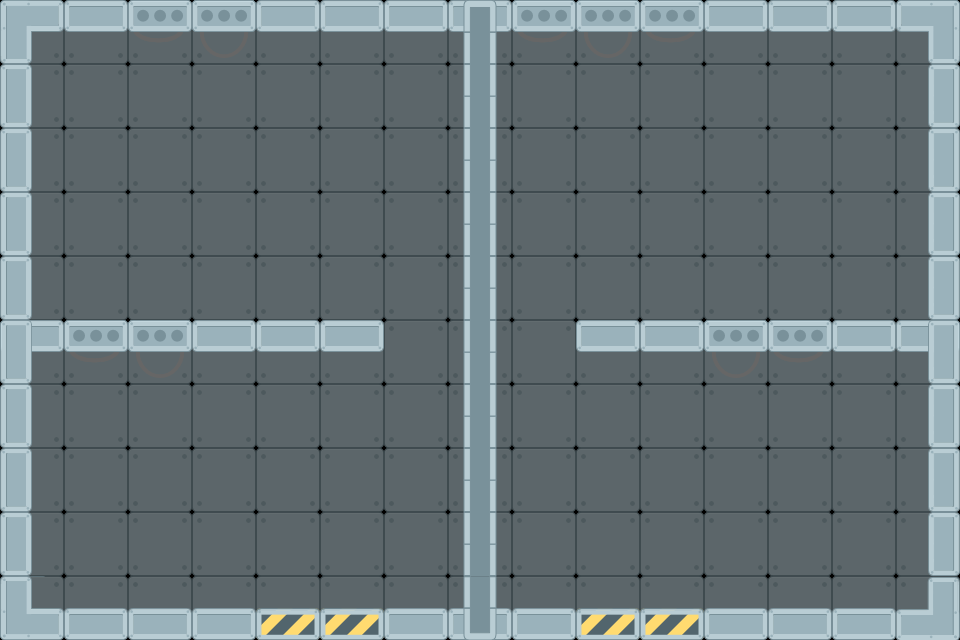

The image is a tile-based game level rendered from a .tmx file. Its description and source (layers, tilesets, objects; grid data summarised) follow:
An orthogonal 15x10 tile map with 64x64 px tiles, 4 tile layers (background, floor2, floor, env) and 29 objects (8x light_soft, 4x fan, switch, gate, sensor, ...).

<map version="1.0" orientation="orthogonal" renderorder="right-down" width="15" height="10" tilewidth="64" tileheight="64" nextobjectid="83">
 <tileset firstgid="1" name="tiles" tilewidth="64" tileheight="64" tilecount="128" columns="16">
  <image source="../tiles.png" width="1024" height="512" />
 </tileset>
 <layer name="background" width="15" height="10" opacity="0.5">
  <data>[150 cells, 150 non-empty, 1 distinct tile ids]</data>
 </layer>
 <layer name="floor2" width="15" height="10">
  <data>[150 cells, 12 non-empty, 3 distinct tile ids]</data>
 </layer>
 <layer name="floor" width="15" height="10">
  <data>[150 cells, 46 non-empty, 11 distinct tile ids]</data>
 </layer>
 <layer name="env" width="15" height="10">
  <data>[150 cells, 10 non-empty, 3 distinct tile ids]</data>
 </layer>
 <objectgroup name="obstacles" visible="0">
  <object id="1" x="2" y="-2" width="26" height="640" />
  <object id="2" x="930" y="2" width="26" height="640" />
  <object id="3" x="2" y="4" width="956" height="22" />
  <object id="5" x="4" y="612" width="952" height="28" />
  <object id="20" x="28" y="324" width="353.333" height="28" />
  <object id="21" x="578.667" y="324" width="353.333" height="28" />
 </objectgroup>
 <objectgroup name="elevators" visible="0">
  <object id="7" x="419" y="613" width="128" height="48">
   <properties>
    <property name="direction" value="0,1" />
    <property name="id" value="e1" />
    <property name="maxDistance" value="3" />
   </properties>
  </object>
 </objectgroup>
 <objectgroup name="fans">
  <properties>
   <property name="target" value="e1" />
  </properties>
  <object id="8" name="fan" x="126" y="384" width="64" height="64" />
  <object id="17" name="fan" x="256" y="384" width="64" height="64" />
  <object id="68" name="fan" x="576" y="385" width="64" height="64" />
  <object id="69" name="fan" x="705" y="384" width="64" height="64" />
 </objectgroup>
 <objectgroup color="#9ca0a4" name="terminals" />
 <objectgroup name="boxes" visible="0">
  <object id="33" x="32" y="189.333" width="128" height="128" />
  <object id="35" x="32" y="61.3333" width="128" height="128" />
  <object id="53" x="33.3333" y="477.333" width="128" height="128">
   <properties>
    <property name="enabled" value="true" />
   </properties>
  </object>
  <object id="64" x="799" y="479.333" width="128" height="128" />
  <object id="65" x="799" y="351.333" width="128" height="128" />
 </objectgroup>
 <objectgroup name="switches" visible="0">
  <object id="54" name="switch" x="317.333" y="192" width="64" height="64">
   <properties>
    <property name="name" value="s1" />
    <property name="target" value="e1" />
   </properties>
  </object>
 </objectgroup>
 <objectgroup name="gates">
  <object id="55" name="gate" x="384" y="321.333" width="192" height="32">
   <properties>
    <property name="name" value="g1" />
    <property name="open" value="false" />
   </properties>
  </object>
 </objectgroup>
 <objectgroup name="sensors">
  <object id="56" name="sensor" x="256" y="608" width="64" height="32">
   <properties>
    <property name="target" value="g1,s1" />
   </properties>
  </object>
 </objectgroup>
 <objectgroup name="doors">
  <object id="58" name="door" x="765" y="125" width="128" height="192">
   <properties>
    <property name="levelId" value="1" />
   </properties>
  </object>
 </objectgroup>
 <objectgroup name="lights">
  <object id="70" name="light_triangle" x="480" y="64" width="64" height="64">
   <properties>
    <property name="alpha" value="0.25" />
    <property name="color" value="0xffffffff" />
    <property name="height" value="1300" />
    <property name="type" value="triangle" />
    <property name="width" value="400" />
   </properties>
  </object>
  <object id="71" name="light_soft" x="193" y="128" width="64" height="64">
   <properties>
    <property name="alpha" value="0.05" />
    <property name="color" value="0xffE0F7FA" />
    <property name="height" value="900" />
    <property name="type" value="soft" />
    <property name="width" value="900" />
   </properties>
  </object>
  <object id="72" name="light_soft" x="381" y="128" width="64" height="64">
   <properties>
    <property name="alpha" value="0.05" />
    <property name="color" value="0xffE0F7FA" />
    <property name="height" value="900" />
    <property name="type" value="soft" />
    <property name="width" value="900" />
   </properties>
  </object>
  <object id="73" name="light_soft" x="515" y="129" width="64" height="64">
   <properties>
    <property name="alpha" value="0.05" />
    <property name="color" value="0xffE0F7FA" />
    <property name="height" value="900" />
    <property name="type" value="soft" />
    <property name="width" value="900" />
   </properties>
  </object>
  <object id="74" name="light_soft" x="697" y="125" width="64" height="64">
   <properties>
    <property name="alpha" value="0.06" />
    <property name="color" value="0xffE0F7FA" />
    <property name="height" value="900" />
    <property name="type" value="soft" />
    <property name="width" value="900" />
   </properties>
  </object>
  <object id="76" name="light_soft" x="895" y="128" width="64" height="64">
   <properties>
    <property name="alpha" value="0.06" />
    <property name="color" value="0xffE0F7FA" />
    <property name="height" value="900" />
    <property name="type" value="soft" />
    <property name="width" value="900" />
   </properties>
  </object>
  <object id="80" name="light_soft" x="641" y="474" width="64" height="64">
   <properties>
    <property name="alpha" value="0.03" />
    <property name="color" value="0xffE0F7FA" />
    <property name="height" value="500" />
    <property name="type" value="soft" />
    <property name="width" value="500" />
   </properties>
  </object>
  <object id="81" name="light_soft" x="257" y="474" width="64" height="64">
   <properties>
    <property name="alpha" value="0.03" />
    <property name="color" value="0xffE0F7FA" />
    <property name="height" value="500" />
    <property name="type" value="soft" />
    <property name="width" value="500" />
   </properties>
  </object>
  <object id="82" name="light_soft" x="449" y="474" width="64" height="64">
   <properties>
    <property name="alpha" value="0.03" />
    <property name="color" value="0xffE0F7FA" />
    <property name="height" value="500" />
    <property name="type" value="soft" />
    <property name="width" value="500" />
   </properties>
  </object>
 </objectgroup>
</map>
